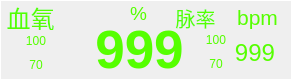
  <widget class="QFrame" name="frame_spo2">
   <property name="geometry">
    <rect>
     <x>730</x>
     <y>237</y>
     <width>292</width>
     <height>80</height>
    </rect>
   </property>
   <property name="autoFillBackground">
    <bool>false</bool>
   </property>
   <property name="styleSheet">
    <string notr="true">color: rgb(85, 255, 0);
border-color: rgb(255, 255, 255);
border-width:1px;
border-style:solid;</string>
   </property>
   <property name="frameShape">
    <enum>QFrame::StyledPanel</enum>
   </property>
   <property name="frameShadow">
    <enum>QFrame::Plain</enum>
   </property>
   <widget class="QLabel" name="TextLabel_MaiLv">
    <property name="geometry">
     <rect>
      <x>230</x>
      <y>5</y>
      <width>55</width>
      <height>25</height>
     </rect>
    </property>
    <property name="font">
     <font>
      <pointsize>16</pointsize>
     </font>
    </property>
    <property name="styleSheet">
     <string notr="true">border-style:none;</string>
    </property>
    <property name="text">
     <string>bpm</string>
    </property>
    <property name="alignment">
     <set>Qt::AlignCenter</set>
    </property>
   </widget>
   <widget class="QLabel" name="TextLabel_XueYang">
    <property name="geometry">
     <rect>
      <x>5</x>
      <y>5</y>
      <width>51</width>
      <height>25</height>
     </rect>
    </property>
    <property name="font">
     <font>
      <pointsize>18</pointsize>
     </font>
    </property>
    <property name="styleSheet">
     <string notr="true">border-style:none;</string>
    </property>
    <property name="text">
     <string>血氧</string>
    </property>
    <property name="alignment">
     <set>Qt::AlignCenter</set>
    </property>
   </widget>
   <widget class="QLabel" name="TextLabel_XueYang_BaiFenHao">
    <property name="geometry">
     <rect>
      <x>130</x>
      <y>5</y>
      <width>21</width>
      <height>16</height>
     </rect>
    </property>
    <property name="font">
     <font>
      <pointsize>14</pointsize>
     </font>
    </property>
    <property name="styleSheet">
     <string notr="true">border-style:none;</string>
    </property>
    <property name="text">
     <string>%</string>
    </property>
   </widget>
   <widget class="QLabel" name="TextLabel_XueYang_XiaXian">
    <property name="geometry">
     <rect>
      <x>20</x>
      <y>52</y>
      <width>32</width>
      <height>25</height>
     </rect>
    </property>
    <property name="styleSheet">
     <string notr="true">border-style:none;</string>
    </property>
    <property name="text">
     <string>70</string>
    </property>
    <property name="alignment">
     <set>Qt::AlignCenter</set>
    </property>
   </widget>
   <widget class="QLabel" name="TextLabel_XueYang_ShangXian">
    <property name="geometry">
     <rect>
      <x>20</x>
      <y>31</y>
      <width>32</width>
      <height>20</height>
     </rect>
    </property>
    <property name="styleSheet">
     <string notr="true">border-style:none;</string>
    </property>
    <property name="text">
     <string>100</string>
    </property>
    <property name="alignment">
     <set>Qt::AlignCenter</set>
    </property>
   </widget>
   <widget class="QLabel" name="TextLabel_MaiLv_value">
    <property name="geometry">
     <rect>
      <x>230</x>
      <y>30</y>
      <width>50</width>
      <height>45</height>
     </rect>
    </property>
    <property name="font">
     <font>
      <pointsize>18</pointsize>
     </font>
    </property>
    <property name="styleSheet">
     <string notr="true">border-style:none;</string>
    </property>
    <property name="text">
     <string>999</string>
    </property>
    <property name="alignment">
     <set>Qt::AlignCenter</set>
    </property>
   </widget>
   <widget class="QLabel" name="TextLabel_XueYang_value">
    <property name="geometry">
     <rect>
      <x>79</x>
      <y>20</y>
      <width>121</width>
      <height>57</height>
     </rect>
    </property>
    <property name="font">
     <font>
      <pointsize>40</pointsize>
      <weight>75</weight>
      <bold>true</bold>
     </font>
    </property>
    <property name="layoutDirection">
     <enum>Qt::RightToLeft</enum>
    </property>
    <property name="styleSheet">
     <string notr="true">border-style:none;</string>
    </property>
    <property name="midLineWidth">
     <number>1</number>
    </property>
    <property name="text">
     <string>999</string>
    </property>
    <property name="textFormat">
     <enum>Qt::RichText</enum>
    </property>
    <property name="alignment">
     <set>Qt::AlignCenter</set>
    </property>
   </widget>
   <widget class="QLabel" name="TextLabel_MaiLv_ShangXian">
    <property name="geometry">
     <rect>
      <x>200</x>
      <y>30</y>
      <width>32</width>
      <height>20</height>
     </rect>
    </property>
    <property name="styleSheet">
     <string notr="true">border-style:none;</string>
    </property>
    <property name="text">
     <string>100</string>
    </property>
    <property name="alignment">
     <set>Qt::AlignCenter</set>
    </property>
   </widget>
   <widget class="QLabel" name="TextLabel_MaiLv_XiaXian">
    <property name="geometry">
     <rect>
      <x>200</x>
      <y>51</y>
      <width>32</width>
      <height>25</height>
     </rect>
    </property>
    <property name="styleSheet">
     <string notr="true">border-style:none;</string>
    </property>
    <property name="text">
     <string>70</string>
    </property>
    <property name="alignment">
     <set>Qt::AlignCenter</set>
    </property>
   </widget>
   <widget class="QLabel" name="TextLabel_XueYang_2">
    <property name="geometry">
     <rect>
      <x>170</x>
      <y>5</y>
      <width>51</width>
      <height>25</height>
     </rect>
    </property>
    <property name="font">
     <font>
      <pointsize>15</pointsize>
     </font>
    </property>
    <property name="styleSheet">
     <string notr="true">border-style:none;</string>
    </property>
    <property name="text">
     <string>脉率</string>
    </property>
    <property name="alignment">
     <set>Qt::AlignCenter</set>
    </property>
   </widget>
  </widget>
